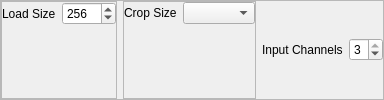
                    <widget class="QFrame" name="frame_6">
                     <property name="sizePolicy">
                      <sizepolicy hsizetype="Preferred" vsizetype="Maximum">
                       <horstretch>0</horstretch>
                       <verstretch>0</verstretch>
                      </sizepolicy>
                     </property>
                     <property name="frameShape">
                      <enum>QFrame::StyledPanel</enum>
                     </property>
                     <property name="frameShadow">
                      <enum>QFrame::Raised</enum>
                     </property>
                     <layout class="QHBoxLayout" name="horizontalLayout_9">
                      <property name="leftMargin">
                       <number>0</number>
                      </property>
                      <property name="topMargin">
                       <number>0</number>
                      </property>
                      <property name="rightMargin">
                       <number>0</number>
                      </property>
                      <property name="bottomMargin">
                       <number>0</number>
                      </property>
                      <item>
                       <widget class="QFrame" name="frame_13">
                        <property name="frameShape">
                         <enum>QFrame::StyledPanel</enum>
                        </property>
                        <property name="frameShadow">
                         <enum>QFrame::Raised</enum>
                        </property>
                        <layout class="QFormLayout" name="formLayout_4">
                         <property name="leftMargin">
                          <number>0</number>
                         </property>
                         <property name="topMargin">
                          <number>0</number>
                         </property>
                         <property name="rightMargin">
                          <number>0</number>
                         </property>
                         <property name="bottomMargin">
                          <number>0</number>
                         </property>
                         <item row="0" column="0">
                          <widget class="QLabel" name="label_10">
                           <property name="text">
                            <string>Load Size</string>
                           </property>
                          </widget>
                         </item>
                         <item row="0" column="1">
                          <widget class="QSpinBox" name="load_size">
                           <property name="sizePolicy">
                            <sizepolicy hsizetype="Expanding" vsizetype="Fixed">
                             <horstretch>0</horstretch>
                             <verstretch>0</verstretch>
                            </sizepolicy>
                           </property>
                           <property name="minimum">
                            <number>64</number>
                           </property>
                           <property name="maximum">
                            <number>2048</number>
                           </property>
                           <property name="singleStep">
                            <number>64</number>
                           </property>
                           <property name="value">
                            <number>256</number>
                           </property>
                          </widget>
                         </item>
                        </layout>
                       </widget>
                      </item>
                      <item>
                       <widget class="QFrame" name="frame_18">
                        <property name="frameShape">
                         <enum>QFrame::StyledPanel</enum>
                        </property>
                        <property name="frameShadow">
                         <enum>QFrame::Raised</enum>
                        </property>
                        <layout class="QFormLayout" name="formLayout_5">
                         <property name="leftMargin">
                          <number>0</number>
                         </property>
                         <property name="topMargin">
                          <number>0</number>
                         </property>
                         <property name="rightMargin">
                          <number>0</number>
                         </property>
                         <property name="bottomMargin">
                          <number>0</number>
                         </property>
                         <item row="0" column="1">
                          <widget class="QComboBox" name="crop_size"/>
                         </item>
                         <item row="0" column="0">
                          <widget class="QLabel" name="label_11">
                           <property name="text">
                            <string>Crop Size</string>
                           </property>
                          </widget>
                         </item>
                        </layout>
                       </widget>
                      </item>
                      <item>
                       <widget class="QLabel" name="label_9">
                        <property name="sizePolicy">
                         <sizepolicy hsizetype="Preferred" vsizetype="Preferred">
                          <horstretch>0</horstretch>
                          <verstretch>0</verstretch>
                         </sizepolicy>
                        </property>
                        <property name="text">
                         <string>Input Channels</string>
                        </property>
                       </widget>
                      </item>
                      <item>
                       <widget class="QSpinBox" name="input_nc">
                        <property name="sizePolicy">
                         <sizepolicy hsizetype="Preferred" vsizetype="Fixed">
                          <horstretch>0</horstretch>
                          <verstretch>0</verstretch>
                         </sizepolicy>
                        </property>
                        <property name="readOnly">
                         <bool>false</bool>
                        </property>
                        <property name="minimum">
                         <number>1</number>
                        </property>
                        <property name="maximum">
                         <number>3</number>
                        </property>
                        <property name="value">
                         <number>3</number>
                        </property>
                       </widget>
                      </item>
                     </layout>
                    </widget>
